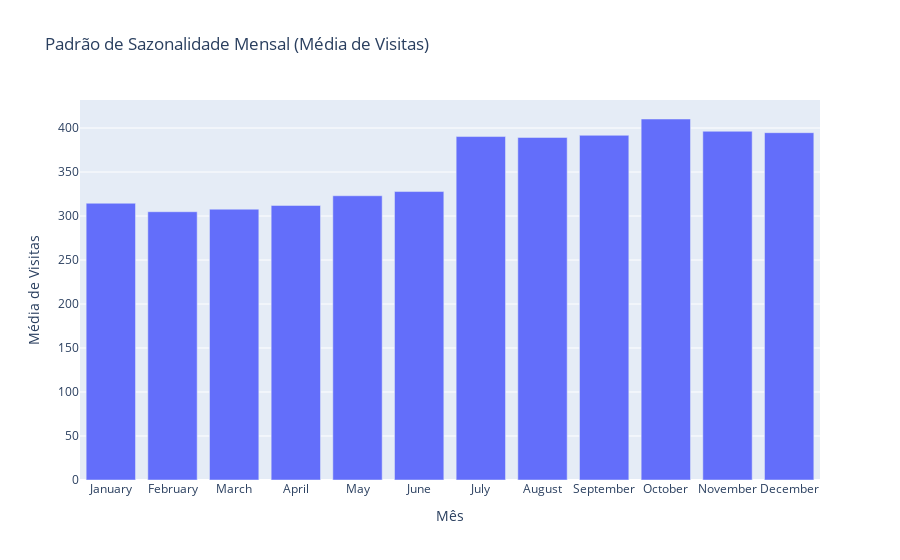

Write notebook code for a chart like this one.
### Code cell
df_pcf['mes_nome'] = pd.to_datetime(df_pcf['mes'], format='%m').dt.month_name()
df_sazonal = df_pcf.groupby(['mes', 'mes_nome'])['total_visitas'].mean().reset_index()
df_sazonal = df_sazonal.sort_values('mes')

fig = px.bar(df_sazonal, x='mes_nome', y='total_visitas',
             title='Padrão de Sazonalidade Mensal (Média de Visitas)',
             labels={'total_visitas': 'Média de Visitas', 'mes_nome': 'Mês'})
fig.show()

### Figure 1 — Plotly figure (JSON) as saved in the notebook; plotly's stock layout.template omitted (floating-point values rounded to 4 significant figures)
{"data": [{"hovertemplate": "Mês=%{x}<br>Média de Visitas=%{y}<extra></extra>", "legendgroup": "", "marker": {"color": "#636efa", "pattern": {"shape": ""}}, "name": "", "orientation": "v", "showlegend": false, "textposition": "auto", "type": "bar", "x": ["January", "February", "March", "April", "May", "June", "July", "August", "September", "October", "November", "December"], "xaxis": "x", "y": [314.5, 304.9, 307.8, 312.0, 323.0, 327.8, 390.3, 389.3, 391.7, 410.3, 396.3, 394.7], "yaxis": "y"}], "layout": {"barmode": "relative", "legend": {"tracegroupgap": 0}, "title": {"text": "Padrão de Sazonalidade Mensal (Média de Visitas)"}, "xaxis": {"anchor": "y", "domain": [0, 1], "title": {"text": "Mês"}}, "yaxis": {"anchor": "x", "domain": [0, 1], "title": {"text": "Média de Visitas"}}}}
